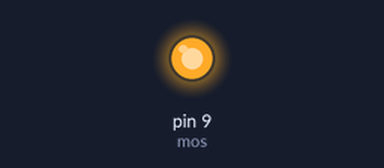
A sketch run on a simulated Arduino Uno, built with avr-gcc and run on an emulated ATmega328P. Parts: output pins drawn as LEDs (lit = HIGH).

Above: at 2.5 s.
At 7.5 s:
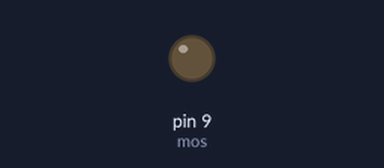
Timing chart, 0 to 13.0 s (numbered marks = the images above):
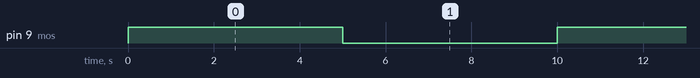

The sketch:

sketch_oct17a.ino
```cpp
int mos = 9;

void setup() {
  pinMode(mos, OUTPUT);

}

void loop() {


    digitalWrite(mos, HIGH);

    delay(5000);


    digitalWrite(mos,LOW);
    delay(5000);

}
```

Measured:
- by itself, pin 9 (mos): alternates HIGH for 5.0 s and LOW for 5.0 s
